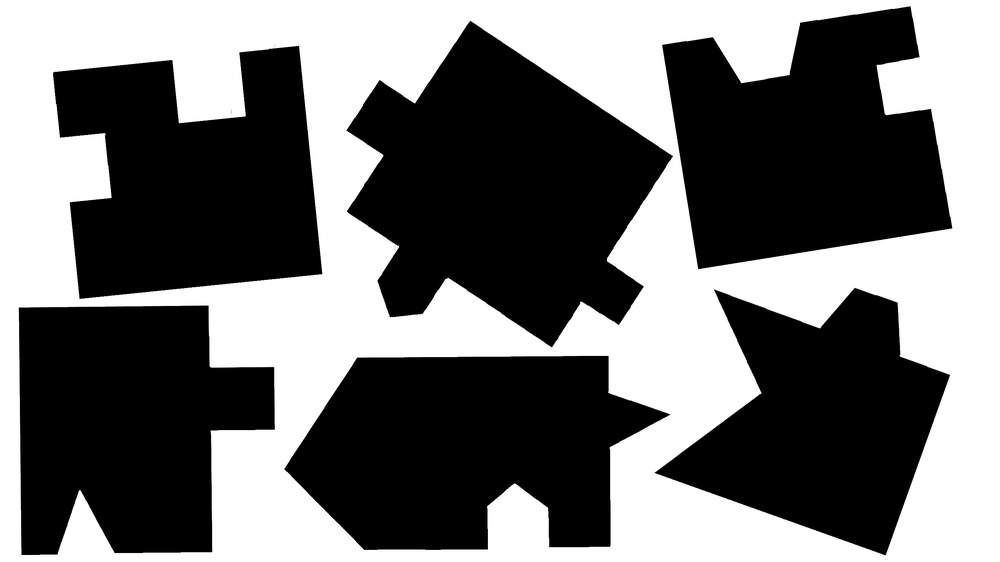
#> input picture app/main/img/puzzle_img_unsorted.jpg, 1000 x 562 px, shrunk from 2560 x 1440 before the run; its folder holds only this picture in this run
$ python -i global_cleaner.py   (imports and definitions only)
#> lines starting #> are read from the running program, lines starting #| are printed output that depends on the picture
#> further down, picture is the input picture: shape (562, 1000, 3); min 0, max 255, mean 114.2
"""
Global image cleaning module for correcting camera-induced distortions.

This module corrects global (full-image) distortions that must be addressed
before piece extraction, including:
- Barrel distortion (fisheye effect)
- Perspective distortion
- Vignette (radial lighting falloff)
- Chromatic aberration

Uses calibration-based approach: parameters are determined once from test images,
then saved and reused for production.
"""

import cv2
import numpy as np
import json
from pathlib import Path
from typing import Dict, Tuple, Optional, List
from datetime import datetime


class GlobalCleaner:
    """
    Corrects global camera distortions on full puzzle images.

    Workflow:
    1. Calibrate once with test images → saves parameters
    2. Load calibration parameters
    3. Apply corrections to production images
    """

    # Default calibration file location
    CALIBRATION_FILE = Path(__file__).parent.parent.parent / "calibration_params.json"

    # Default barrel distortion coefficients (typical for wide-angle camera)
    DEFAULT_BARREL_K1 = -0.3  # Radial distortion coefficient (negative = barrel)
    DEFAULT_BARREL_K2 = 0.05  # Secondary radial distortion
    DEFAULT_BARREL_K3 = 0.0   # Tertiary radial distortion

    # Default vignette strength
    DEFAULT_VIGNETTE_STRENGTH = 0.5

    def __init__(self, calibration_path: Optional[Path] = None):
        """
        Initialize GlobalCleaner.

        Args:
            calibration_path: Path to calibration file. Uses default if None.
        """
        self.calibration_path = calibration_path or self.CALIBRATION_FILE
        self.params = {}
        self.is_calibrated = False

        # Try to load existing calibration
        if self.calibration_path.exists():
            self.load_calibration()

    # [173 lines left out: functions calibrate, _calibrate_barrel_distortion, _calibrate_perspective, _calibrate_vignette, _calibrate_chromatic, save_calibration and 1 more, not called in this run]

    def clean(self, image: np.ndarray) -> np.ndarray:
        """
        Apply global corrections to full image.

        Args:
            image: Input image (numpy array, BGR or grayscale)

        Returns:
            Corrected image
        """
        if not self.is_calibrated:
            print("Warning: No calibration loaded. Applying default corrections.")
            return self._apply_default_corrections(image)

        corrected = image.copy()

        # Apply corrections in order
        corrected = self._correct_barrel_distortion(corrected)
        corrected = self._correct_perspective(corrected)
        corrected = self._correct_vignette(corrected)
        corrected = self._correct_chromatic(corrected)

        return corrected

    # [121 lines left out: functions _correct_barrel_distortion, _correct_perspective, _correct_vignette, _correct_chromatic, not called in this run]

    def _apply_default_corrections(self, image: np.ndarray) -> np.ndarray:
        """Apply default corrections when no calibration is available."""
        # Apply gentle vignette correction with default strength
        h, w = image.shape[:2]
#> h = 562; w = 1000
        center_x, center_y = w // 2, h // 2
#> center_x = 500; center_y = 281
        radius = max(h, w) / 2
#> radius = 500

        y, x = np.ogrid[:h, :w]
#> y = 562 values from 0 to 561
        dist_from_center = np.sqrt((x - center_x)**2 + (y - center_y)**2)
        dist_normalized = np.clip(dist_from_center / radius, 0, 1)

        correction = 1.0 + self.DEFAULT_VIGNETTE_STRENGTH * (dist_normalized ** 2)

        if len(image.shape) == 3:
            correction = correction[:, :, np.newaxis]

        corrected = image.astype(np.float32) * correction
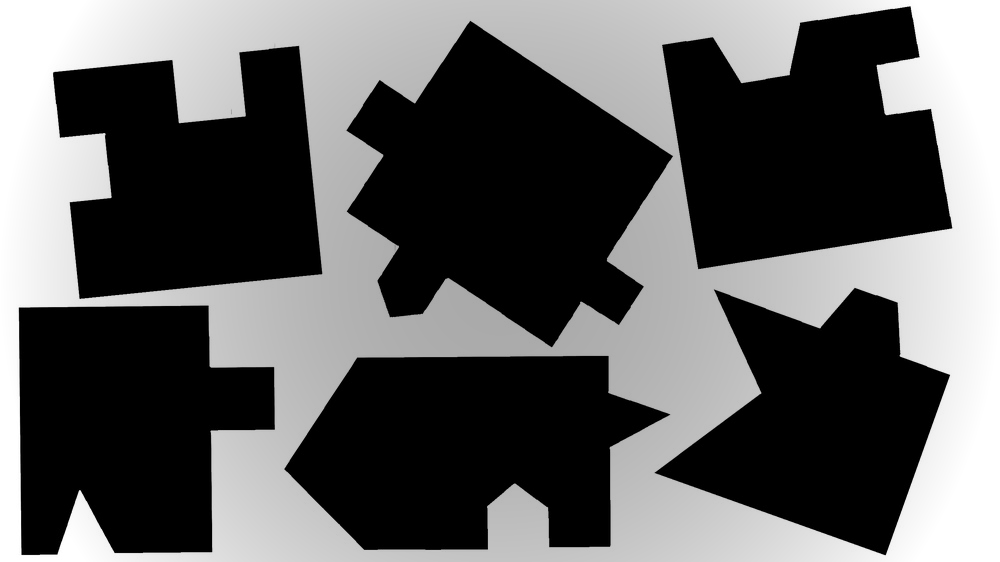
#> corrected: shape (562, 1000, 3) float64; min 0, max 382.5, mean 143; drawn with min black and max white
        corrected = np.clip(corrected, 0, 255).astype(image.dtype)

        return corrected

    # [16 lines left out: function get_calibration_info, not called in this run]

>>> import cv2
>>> picture = cv2.imread('../../img/puzzle_img_unsorted.jpg')
>>> result = GlobalCleaner().clean(picture)
